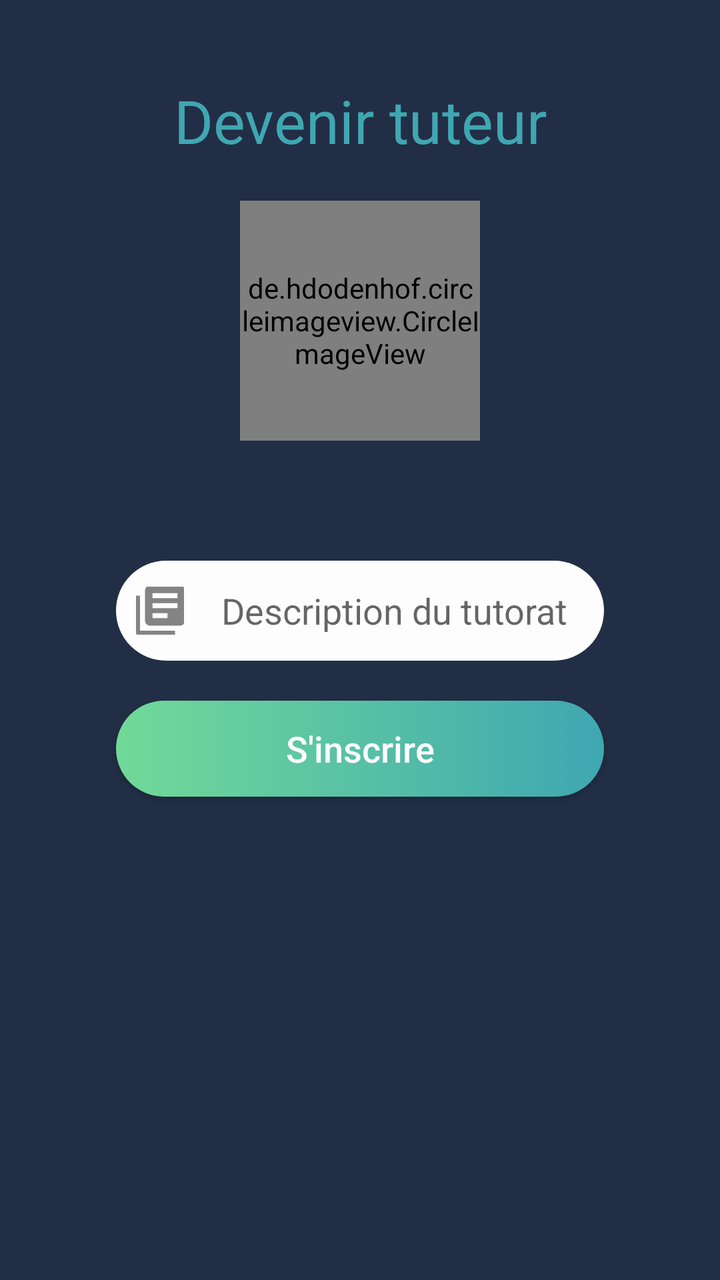
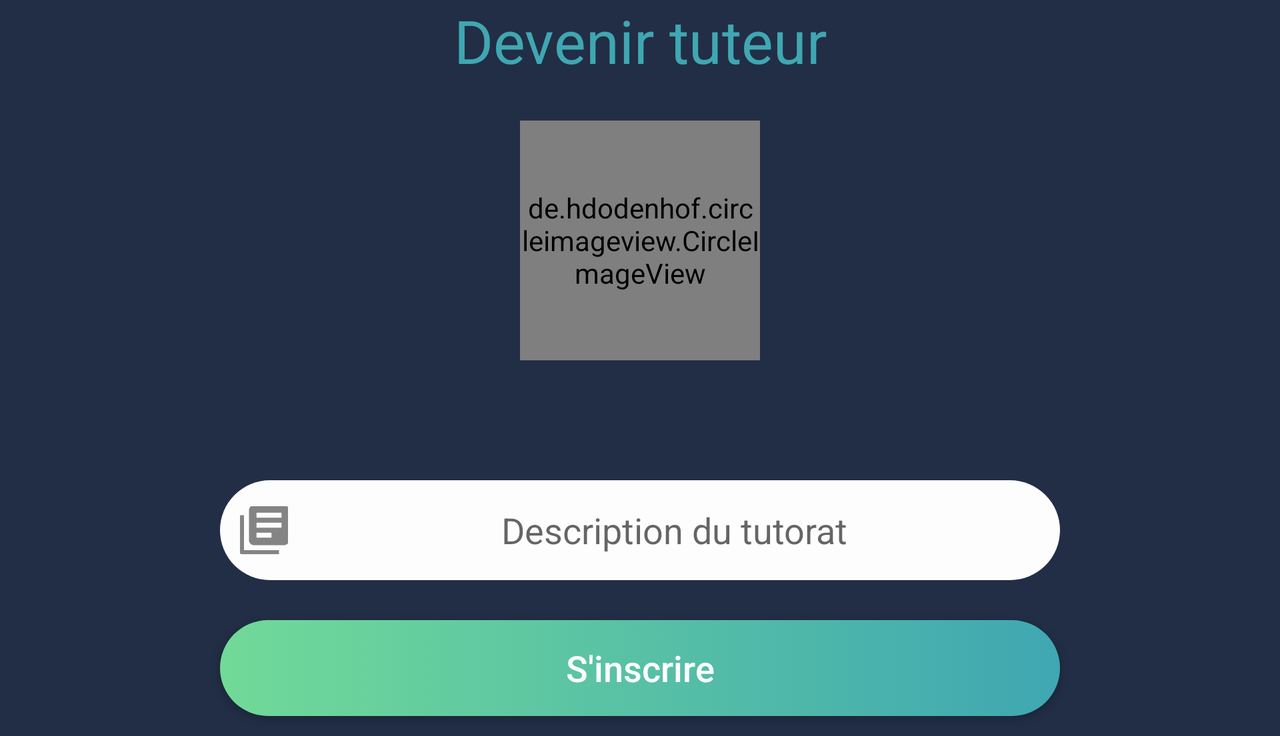

The same Android screen from two of the app's own layout files: first res/layout/ as a phone draws it, then the repository's variant for another configuration, drawn on a device whose configuration selects that folder. Both files follow.
<!-- AndroidManifest.xml: application theme AppTheme -->
<!-- res/layout/activity_register_tutor.xml -->
<?xml version="1.0" encoding="utf-8"?>
<RelativeLayout xmlns:android="http://schemas.android.com/apk/res/android"
    xmlns:tools="http://schemas.android.com/tools"
    android:layout_width="match_parent"
    android:layout_height="match_parent"
    android:paddingBottom="50dp"
    android:paddingLeft="48dp"
    android:paddingRight="48dp"
    android:paddingTop="30dp"
    android:background="@color/colorPrimary"
    tools:context=".RegisterTutorActivity">

    <LinearLayout
        android:layout_width="match_parent"
        android:layout_height="match_parent"
        android:layout_centerVertical="true"
        android:layout_centerHorizontal="true"
        android:orientation="vertical">

        <TextView
            android:layout_width="match_parent"
            android:layout_height="wrap_content"
            android:layout_gravity="center_horizontal"
            android:text="@string/become_tutor"
            style="@style/textView_style"
            android:textSize="30dp"
            android:id="@+id/course_title_tutoring"
            android:layout_marginBottom="20dp"/>

        <de.hdodenhof.circleimageview.CircleImageView
            android:layout_width="120dp"
            android:layout_height="120dp"
            android:layout_gravity="center"
            android:src="@drawable/owl_tutor"
            android:layout_marginBottom="50dp"/>


        <EditText
            style="@style/editText_style"
            android:hint="@string/description_tutoring"
            android:id="@+id/input_description_tutoring"
            android:paddingLeft="10dp"
            android:inputType="textMultiLine"
            android:layout_height="wrap_content"
            android:drawableLeft="@drawable/ic_action_course" />

        <Button
            android:id="@+id/btn_registerTutor"
            style="@style/button_style"
            android:text="@string/register_msg" />

    </LinearLayout>
</RelativeLayout>
<!-- resources referenced by this layout -->
<resources>
  <color name="colorPrimary">#222E45</color>
  <!-- drawable ic_action_course (drawable-anydpi) -->
  <vector xmlns:android="http://schemas.android.com/apk/res/android"
      android:width="24dp"
      android:height="24dp"
      android:viewportWidth="19.2"
      android:viewportHeight="19.2"
      android:tint="#333333"
      android:alpha="0.6">
    <group android:translateX="-2.4"
        android:translateY="-2.4">
        <path
            android:fillColor="#FF000000"
            android:pathData="M4,6L2,6v14c0,1.1 0.9,2 2,2h14v-2L4,20L4,6zM20,2L8,2c-1.1,0 -2,0.9 -2,2v12c0,1.1 0.9,2 2,2h12c1.1,0 2,-0.9 2,-2L22,4c0,-1.1 -0.9,-2 -2,-2zM19,11L9,11L9,9h10v2zM15,15L9,15v-2h6v2zM19,7L9,7L9,5h10v2z"/>
    </group>
  </vector>
  <!-- drawable owl_tutor: png bitmap (drawable-hdpi, 46197 bytes) -->
  <string name="become_tutor">Devenir tuteur</string>
  <string name="description_tutoring">Description du tutorat</string>
  <string name="register_msg">S\'inscrire</string>
  <style name="button_style">
          <item name="android:background">@drawable/button_background</item>
          <item name="android:layout_margin">10dp</item>
          <item name="android:layout_width">match_parent</item>
          <item name="android:layout_height">wrap_content</item>
          <item name="android:textColor">#FDFDFE</item>
          <item name="android:textAllCaps">false</item>
          <item name="android:textSize">18sp</item>
      </style>
  <style name="editText_style">
          <item name="android:gravity">center</item>
          <item name="android:background">@drawable/edit_background</item>
          <item name="android:layout_width">match_parent</item>
          <item name="android:layout_height">wrap_content</item>
          <item name="android:layout_margin">10dp</item>
          <item name="android:ems">10</item>
      </style>
  <style name="textView_style">
          <item name="android:gravity">center</item>
          <item name="android:textColor">@color/colorPrimaryDark</item>
          <item name="android:layout_width">match_parent</item>
          <item name="android:layout_height">wrap_content</item>
       </style>
  <style name="AppTheme" parent="Theme.AppCompat.Light.NoActionBar">
          
          <item name="colorPrimary">@color/colorPrimary</item>
          <item name="colorPrimaryDark">@color/colorPrimaryDark</item>
          <item name="colorAccent">@color/colorAccent</item>
          <item name="android:windowAnimationStyle">@style/ActivityAnimations</item>
      </style>
  <!-- drawable button_background (drawable) -->
  <?xml version="1.0" encoding="utf-8" ?>
  <selector xmlns:android="http://schemas.android.com/apk/res/android">
      <item >
          <shape android:shape="rectangle">
              <corners android:radius="50dp"/>
              <solid android:color="#FDFDFE"/>
              <size android:height="25dp"/>
              <gradient android:startColor="#71DA98" android:endColor="@color/colorPrimaryDark"/>
          </shape>
      </item>
  </selector>
  <!-- drawable edit_background (drawable) -->
  <?xml version="1.0" encoding="utf-8" ?>
  <selector xmlns:android="http://schemas.android.com/apk/res/android">
      <item >
          <shape android:shape="rectangle">
              <corners android:radius="50dp"/>
                  <solid android:color="#FDFDFE"/>
              <size android:height="50dp"/>
          </shape>
      </item>
  </selector>
  <color name="colorPrimaryDark">#3FA7B2</color>
  <color name="colorAccent">#D81B60</color>
  <style name="ActivityAnimations" parent="@android:style/Animation.Activity">
          <item name="android:activityOpenEnterAnimation">@anim/fade_in</item>
          <item name="android:activityOpenExitAnimation">@anim/fade_out</item>
          <item name="android:activityCloseEnterAnimation">@anim/fade_in</item>
          <item name="android:activityCloseExitAnimation">@anim/fade_out</item>
      </style>
</resources>
<!-- res/layout-land/activity_register_tutor.xml (the repository's variant of the layout above) -->
<!-- drawn on the phone turned sideways -->
<?xml version="1.0" encoding="utf-8"?>
<ScrollView xmlns:android="http://schemas.android.com/apk/res/android"
    xmlns:tools="http://schemas.android.com/tools"
    android:layout_width="match_parent"
    android:layout_height="match_parent"
    android:paddingLeft="@dimen/paddingSides_landscape"
    android:paddingRight="@dimen/paddingSides_landscape"
    android:background="@color/colorPrimary"
    tools:context=".RegisterTutorActivity">

    <LinearLayout
        android:layout_width="match_parent"
        android:layout_height="match_parent"
        android:layout_centerVertical="true"
        android:layout_centerHorizontal="true"
        android:orientation="vertical">

        <TextView
            android:layout_width="match_parent"
            android:layout_height="wrap_content"
            android:layout_gravity="center_horizontal"
            android:text="@string/become_tutor"
            style="@style/textView_style"
            android:textSize="30dp"
            android:id="@+id/course_title_tutoring"
            android:layout_marginBottom="20dp"/>

        <de.hdodenhof.circleimageview.CircleImageView
            android:layout_width="120dp"
            android:layout_height="120dp"
            android:layout_gravity="center"
            android:src="@drawable/owl_tutor"
            android:layout_marginBottom="50dp"/>


        <EditText
            style="@style/editText_style"
            android:hint="@string/description_tutoring"
            android:id="@+id/input_description_tutoring"
            android:paddingLeft="10dp"
            android:inputType="textMultiLine"
            android:layout_height="wrap_content"
            android:drawableLeft="@drawable/ic_action_course" />

        <Button
            android:id="@+id/btn_registerTutor"
            style="@style/button_style"
            android:text="@string/register_msg" />
    </LinearLayout>
</ScrollView>
<!-- resources referenced by the variant -->
<!-- as the phone turned sideways resolves them -->
<resources>
  <color name="colorPrimary">#222E45</color>
  <dimen name="paddingSides_landscape">100dp</dimen>
  <!-- drawable ic_action_course (drawable-anydpi) -->
  <vector xmlns:android="http://schemas.android.com/apk/res/android"
      android:width="24dp"
      android:height="24dp"
      android:viewportWidth="19.2"
      android:viewportHeight="19.2"
      android:tint="#333333"
      android:alpha="0.6">
    <group android:translateX="-2.4"
        android:translateY="-2.4">
        <path
            android:fillColor="#FF000000"
            android:pathData="M4,6L2,6v14c0,1.1 0.9,2 2,2h14v-2L4,20L4,6zM20,2L8,2c-1.1,0 -2,0.9 -2,2v12c0,1.1 0.9,2 2,2h12c1.1,0 2,-0.9 2,-2L22,4c0,-1.1 -0.9,-2 -2,-2zM19,11L9,11L9,9h10v2zM15,15L9,15v-2h6v2zM19,7L9,7L9,5h10v2z"/>
    </group>
  </vector>
  <!-- drawable owl_tutor: png bitmap (drawable-hdpi, 46197 bytes) -->
  <string name="become_tutor">Devenir tuteur</string>
  <string name="description_tutoring">Description du tutorat</string>
  <string name="register_msg">S\'inscrire</string>
  <style name="button_style">
          <item name="android:background">@drawable/button_background</item>
          <item name="android:layout_margin">10dp</item>
          <item name="android:layout_width">match_parent</item>
          <item name="android:layout_height">wrap_content</item>
          <item name="android:textColor">#FDFDFE</item>
          <item name="android:textAllCaps">false</item>
          <item name="android:textSize">18sp</item>
      </style>
  <style name="editText_style">
          <item name="android:gravity">center</item>
          <item name="android:background">@drawable/edit_background</item>
          <item name="android:layout_width">match_parent</item>
          <item name="android:layout_height">wrap_content</item>
          <item name="android:layout_margin">10dp</item>
          <item name="android:ems">10</item>
      </style>
  <style name="textView_style">
          <item name="android:gravity">center</item>
          <item name="android:textColor">@color/colorPrimaryDark</item>
          <item name="android:layout_width">match_parent</item>
          <item name="android:layout_height">wrap_content</item>
       </style>
  <style name="AppTheme" parent="Theme.AppCompat.Light.NoActionBar">
          
          <item name="colorPrimary">@color/colorPrimary</item>
          <item name="colorPrimaryDark">@color/colorPrimaryDark</item>
          <item name="colorAccent">@color/colorAccent</item>
          <item name="android:windowAnimationStyle">@style/ActivityAnimations</item>
      </style>
  <!-- drawable button_background (drawable) -->
  <?xml version="1.0" encoding="utf-8" ?>
  <selector xmlns:android="http://schemas.android.com/apk/res/android">
      <item >
          <shape android:shape="rectangle">
              <corners android:radius="50dp"/>
              <solid android:color="#FDFDFE"/>
              <size android:height="25dp"/>
              <gradient android:startColor="#71DA98" android:endColor="@color/colorPrimaryDark"/>
          </shape>
      </item>
  </selector>
  <!-- drawable edit_background (drawable) -->
  <?xml version="1.0" encoding="utf-8" ?>
  <selector xmlns:android="http://schemas.android.com/apk/res/android">
      <item >
          <shape android:shape="rectangle">
              <corners android:radius="50dp"/>
                  <solid android:color="#FDFDFE"/>
              <size android:height="50dp"/>
          </shape>
      </item>
  </selector>
  <color name="colorPrimaryDark">#3FA7B2</color>
  <color name="colorAccent">#D81B60</color>
  <style name="ActivityAnimations" parent="@android:style/Animation.Activity">
          <item name="android:activityOpenEnterAnimation">@anim/fade_in</item>
          <item name="android:activityOpenExitAnimation">@anim/fade_out</item>
          <item name="android:activityCloseEnterAnimation">@anim/fade_in</item>
          <item name="android:activityCloseExitAnimation">@anim/fade_out</item>
      </style>
</resources>
